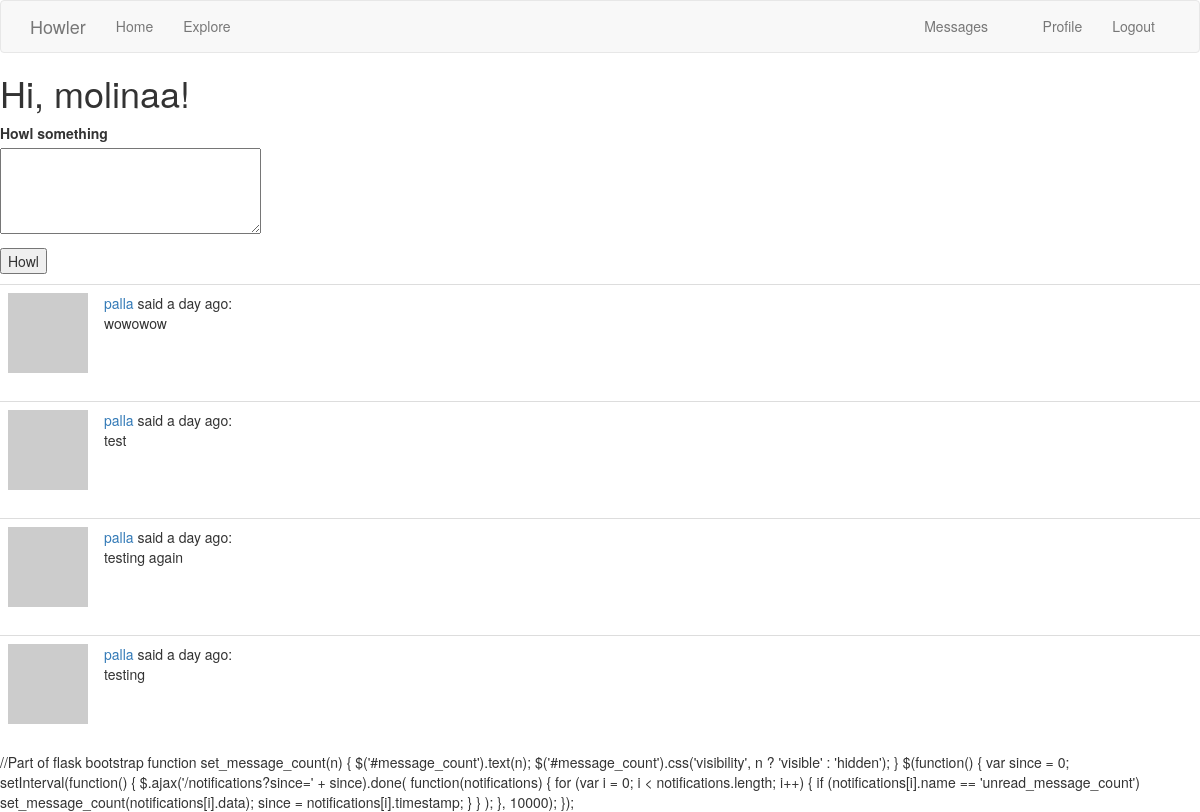
The app's page /index (signed in) with its own data.
### app/models.py (models this page shows, shortened)
class User(UserMixin,db.Model):
    id = db.Column(db.Integer, primary_key=True)
    username = db.Column(db.String(64), index=True, unique=True)
    email = db.Column(db.String(120), index=True, unique=True)
    password_hash = db.Column(db.String(128))
    posts = db.relationship('Post', backref='author', lazy='dynamic')
    about_me = db.Column(db.String(140))
    last_seen = db.Column(db.DateTime, default=datetime.utcnow)
    followed = db.relationship(
        'User', secondary=followers,
        primaryjoin=(followers.c.follower_id == id),
        secondaryjoin=(followers.c.followed_id == id),
        backref=db.backref('followers', lazy='dynamic'), lazy='dynamic')
    messages_sent = db.relationship('Message',
                                    foreign_keys='Message.sender_id',
                                    backref='author', lazy='dynamic')
    messages_received = db.relationship('Message',
                                        foreign_keys='Message.recipient_id',
                                        backref='recipient', lazy='dynamic')
    last_message_read_time = db.Column(db.DateTime)
    notifications = db.relationship('Notification', backref='user',
                                    lazy='dynamic')
    def new_messages(self):
        last_read_time = self.last_message_read_time or datetime(1900, 1, 1)
        return Message.query.filter_by(recipient=self).filter(
            Message.timestamp > last_read_time).count()
    def avatar(self, size):
        digest = md5(self.email.lower().encode('utf-8')).hexdigest()
        return 'https://www.gravatar.com/avatar/{}?d=identicon&s={}'.format(
            digest, size)
    def followed_posts(self):
        return Post.query.join(
            followers, (followers.c.followed_id == Post.user_id)).filter(
                followers.c.follower_id == self.id).order_by(
                    Post.timestamp.desc())

class Post(db.Model):
    id = db.Column(db.Integer, primary_key=True)
    body = db.Column(db.String(140))
    timestamp = db.Column(db.DateTime, index=True, default=datetime.utcnow)
    user_id = db.Column(db.Integer, db.ForeignKey('user.id'))

### app/routes.py (the view)
@app.route('/', methods=['GET', 'POST']) #The Home page is for seeing what followed users are displaying
@app.route('/index', methods=['GET', 'POST'])  #The view function now recieves data, which means it needs POST Request
@login_required  #Though it will limit who can check the post from log on users,
def index():
    form = PostForm()
    if form.validate_on_submit():
        post = Post(body=form.post.data, author=current_user)
        db.session.add(post)
        db.session.commit()
        flash('Your post is now live!')
        return redirect(url_for('index'))
    page = request.args.get('page', 1, type=int)
    posts = current_user.followed_posts().paginate(
        page, app.config['POSTS_PER_PAGE'], False)
    next_url = url_for('index', page=posts.next_num) \
        if posts.has_next else None
    prev_url = url_for('index', page=posts.prev_num) \
        if posts.has_prev else None
    return render_template('index.html', title='Home', form=form,
                           posts=posts.items, next_url=next_url,
                           prev_url=prev_url)

### app/forms.py
class PostForm(FlaskForm):   #Provides the home page with a form to write new howls
    post = TextAreaField('Howl something', validators=[
        DataRequired(), Length(min=1, max=140)])
    submit = SubmitField('Howl')

### app/models.py (called while the page is built)
@login.user_loader
def load_user(id):
    return User.query.get(int(id))

### app/routes.py (called while the page is built)
@app.before_request
def before_request():
    if current_user.is_authenticated:
        current_user.last_seen = datetime.utcnow()
        db.session.commit()

### app/templates/index.html (shortened to what this page needs)
{% extends "base.html" %}
{% import 'bootstrap/wtf.html' as wtf %}
{% block content %}
    <h1>Hi, {{ current_user.username }}!</h1>
    {% if form %}
    <form action="" method="post">
        <p>
            {{ form.post.label }}<br>
            {{ form.post(cols=32, rows=4) }}<br>
        </p>
        <p>{{ form.submit() }}</p>
    </form>
      {% endif %}
    {% for post in posts %}
     {% include '__post.html' %}
    {% endfor %}
    {%endblock%}

### app/templates/__post.html
   <table class="table table-hover">
        <tr>
            <td width="70px">
                <a href="{{ url_for('user', username=post.author.username) }}">
                    <img src="{{ post.author.avatar(70) }}" />
                </a>
            </td>
            <td>
                <a href="{{ url_for('user', username=post.author.username) }}">
                    {{ post.author.username }}
                </a>
                said {{ moment(post.timestamp).fromNow() }}:
                <br>
                {{ post.body }}
            </td>
        </tr>
    </table>

### records on screen
User: username "molinaa"
Post: author.username "palla", timestamp "a day ago", body "wowowow"
Post: author.username "palla", timestamp "a day ago", body "test"
Post: author.username "palla", timestamp "a day ago", body "testing again"
Post: author.username "palla", timestamp "a day ago", body "testing"

### other values on screen
{{ ('Messages') }} "Messages"
{{ url_for('notifications') }} "/notifications"
